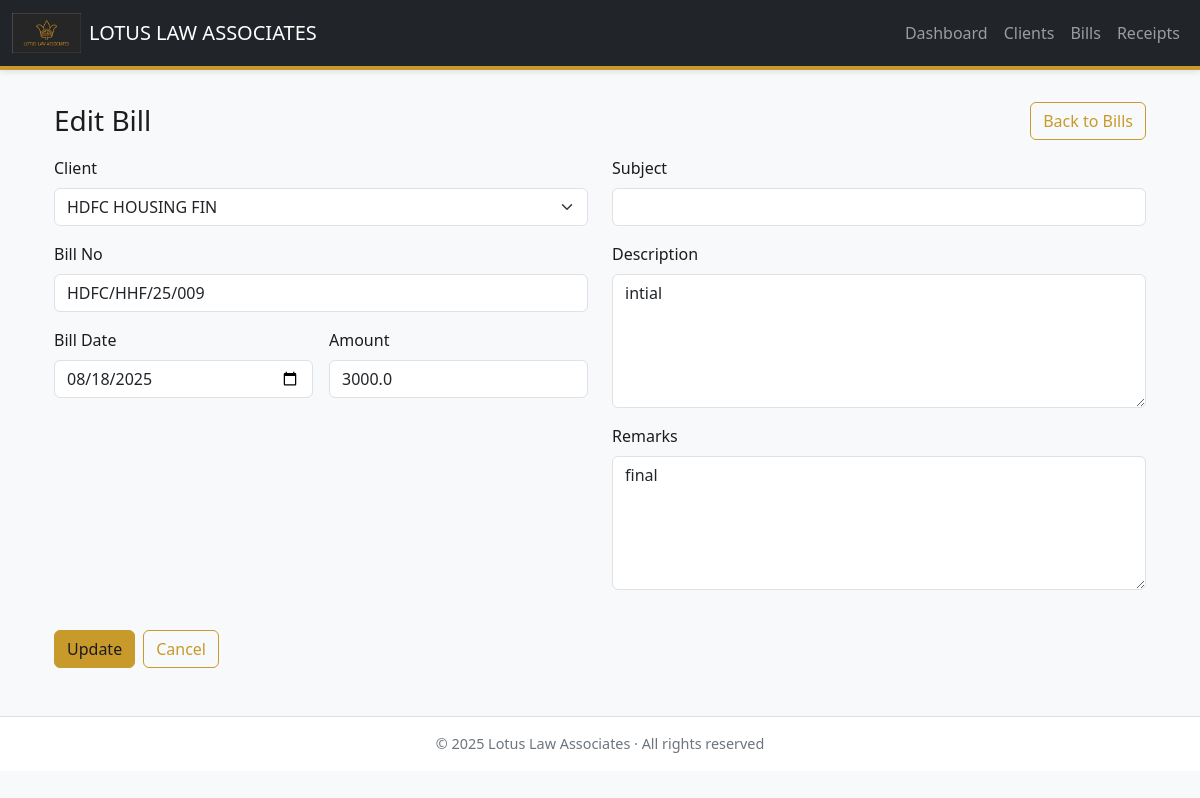
The page /bills/1/edit on the database its author committed.
### app.py (models this page shows)
class Bill(db.Model):
    id = db.Column(db.Integer, primary_key=True)
    bill_no = db.Column(db.String(100), unique=True, nullable=False, index=True)
    bill_date = db.Column(db.Date, nullable=False)
    client_id = db.Column(db.Integer, db.ForeignKey('client.id'), nullable=False, index=True)
    amount = db.Column(db.Float, nullable=False)
    description = db.Column(db.String(50000), nullable=True)
    remarks = db.Column(db.String(50000), nullable=True)
    Subject = db.Column(db.String(255), nullable=True)
    client = db.relationship('Client', backref=db.backref('bills', lazy=True))

class Client(db.Model):
    id = db.Column(db.Integer, primary_key=True)
    name = db.Column(db.String(100), nullable=False, unique=True)
    address = db.Column(db.String(200))
    gst_no = db.Column(db.String(500))
    pan_no = db.Column(db.String(500))
    remarks = db.Column(db.Text)

### app.py (the view, shortened to what this page needs)
@app.route("/bills/<int:bid>/edit", methods=["GET", "POST"])
def edit_bill(bid):
    b = Bill.query.get_or_404(bid)
    clients = Client.query.order_by(Client.name.asc()).all()
    return render_template("bill_edit.html", b=b, clients=clients)

### templates/bill_edit.html (shortened to what this page needs)
{% extends "base.html" %}
{% block content %}
<div class="container">
  <div class="d-flex justify-content-between align-items-center mb-3">
    <h1 class="h3 mb-0">Edit Bill</h1>
    <a class="btn btn-outline-primary" href="{{ url_for('bills') }}">Back to Bills</a>
  </div>
  <form method="POST" class="needs-validation" novalidate>
    <div class="row g-4">
      <div class="col-lg-6">
        <div class="mb-3">
          <label for="client_id" class="form-label">Client</label>
          <select id="client_id" name="client_id" class="form-select" required>
            {% for c in clients %}
              <option value="{{ c.id }}" {% if c.id == b.client_id %}selected{% endif %}>{{ c.name }}</option>
            {% endfor %}
          </select>
        </div>
        <div class="mb-3">
          <label for="bill_no" class="form-label">Bill No</label>
          <input id="bill_no" name="bill_no" class="form-control" value="{{ b.bill_no }}" required>
        </div>
        <div class="row g-3">
          <div class="col-md-6">
            <label for="bill_date" class="form-label">Bill Date</label>
            <input type="date" id="bill_date" name="bill_date" class="form-control"
                   value="{{ b.bill_date }}" required>
          </div>
          <div class="col-md-6">
            <label for="amount" class="form-label">Amount</label>
            <input type="number" step="0.01" id="amount" name="amount" class="form-control"
                   value="{{ b.amount }}" required>
          </div>
        </div>
      </div>
      <div class="col-lg-6">
        <div class="mb-3">
          <label for="Subject" class="form-label">Subject</label>
          <input id="Subject" name="Subject" class="form-control" value="{{ b.Subject or '' }}">
        </div>
        <div class="mb-3">
          <label for="description" class="form-label">Description</label>
          <textarea id="description" name="description" class="form-control" rows="5">{{ b.description or '' }}</textarea>
        </div>
        <div class="mb-3">
          <label for="remarks" class="form-label">Remarks</label>
          <textarea id="remarks" name="remarks" class="form-control" rows="5">{{ b.remarks or '' }}</textarea>
        </div>
      </div>
    </div>
    <div class="d-flex gap-2 mt-4">
      <button type="submit" class="btn btn-primary">Update</button>
      <a class="btn btn-outline-primary" href="{{ url_for('bills') }}">Cancel</a>
    </div>
  </form>
</div>
{% endblock %}

### static/css/brand.css (style rules this page uses)
:root { --brand-gold:#C89A2B; --brand-black:#1C1C1C; --brand-white:#FFFFFF; --link-color:var(--brand-gold); --btn-bg:var(--brand-gold); --btn-text:var(--brand-black); --header-bg:var(--brand-black); --header-text:var(--brand-white); --card-border:#E6E6E6; --muted:#6c757d; }
body { background-color:#f8f9fa;font-family:"Segoe UI", Roboto, sans-serif;color:var(--brand-black); }
.container { margin-top:2rem; }
a { color:var(--link-color) }
.btn-primary { background-color:var(--btn-bg)!important;border-color:var(--btn-bg)!important;color:var(--btn-text)!important; }
.btn-outline-primary { color:var(--brand-gold)!important;border-color:var(--brand-gold)!important; }

### rows shown on the page
Bill: client_id "HDFC HOUSING FIN", bill_no "HDFC/HHF/25/009", bill_date "08/18/2025", amount "3000.0", description "intial", remarks "final"

### other values the page prints
{{ current_year if current_year else "2025" }} "2025"
